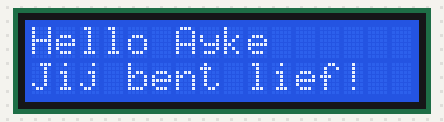
The sketch below on a simulated Arduino Uno, built with avr-gcc and run on an emulated ATmega328P. Shown: 16×2 character LCD.

Above: at 0.1 s.

The sketch:

LCDDisplay_.ino
```cpp
/* I2C LCD with Arduino example code. More info: https://www.makerguides.com */
// Include the libraries:
// LiquidCrystal_I2C.h: https://github.com/johnrickman/LiquidCrystal_I2C
#include <Wire.h> // Library for I2C communication
#include <LiquidCrystal_I2C.h> // Library for LCD
// Wiring: SDA pin is connected to A4 and SCL pin to A5.
// Connect to LCD via I2C, default address 0x27 (A0-A2 not jumpered)
LiquidCrystal_I2C lcd = LiquidCrystal_I2C(0x27, 16, 2); // Change to (0x27,20,4) for 20x4 LCD.
void setup() {
  // Initiate the LCD:
  lcd.begin();
  lcd.backlight();
}
void loop() {
  // Print 'Hello World!' on the first line of the LCD:
  lcd.setCursor(0, 0); // Set the cursor on the third column and first row.
  lcd.print("Hello Ayke"); // Print the string "Hello World!"
  lcd.setCursor(0, 1); //Set the cursor on the third column and the second row (counting starts at 0!).
  lcd.print("Jij bent lief!");
  delay(2000);
  lcd.clear();
}
```
